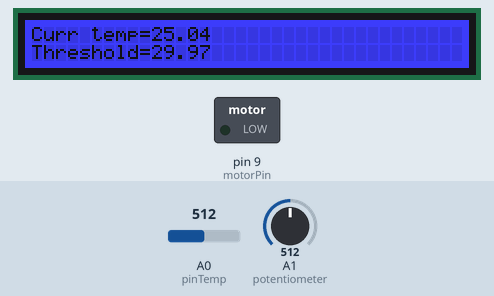
Simulated run of this sketch. Board: Arduino Uno, built with avr-gcc and run on an emulated ATmega328P. Shown: 36×2 character LCD, switched loads named in the sketch (green lamp = pin HIGH). Inputs (shaded band) come from the test bench; at power-on: A0 (pinTemp) = 512, A1 (potentiometer) = 512.

Above: at 1.2 s.
1.3 s: A0 (pinTemp) set to 716
At 3.3 s:
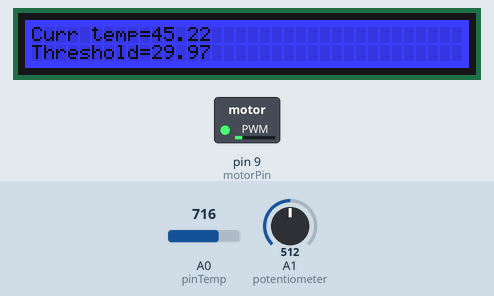
3.6 s: A1 (potentiometer) set to 716
At 4.6 s:
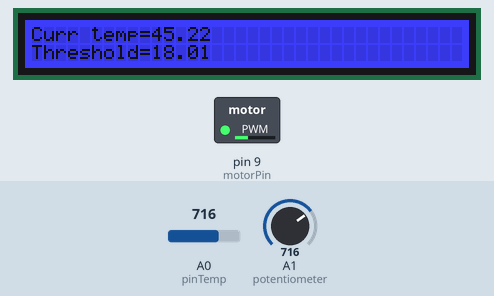
5.7 s: A0 (pinTemp) set to 900
At 7.2 s:
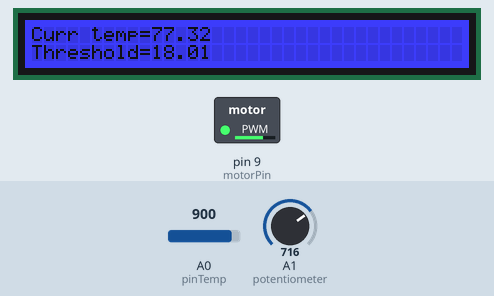
7.7 s: A1 (potentiometer) set to 900
At 9.5 s:
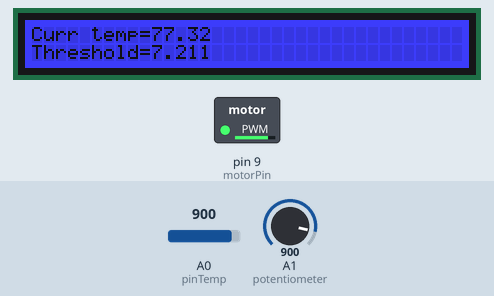
9.8 s: A0 (pinTemp) set to 1015
At 11.1 s:
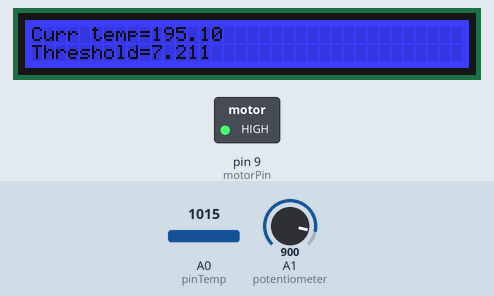
11.8 s: A0 (pinTemp) set to 1023
At 13.6 s:
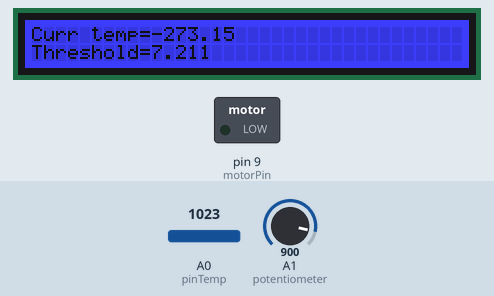
Timing chart, 0 to 14.9 s (numbered marks = the images above; inputs shaded):
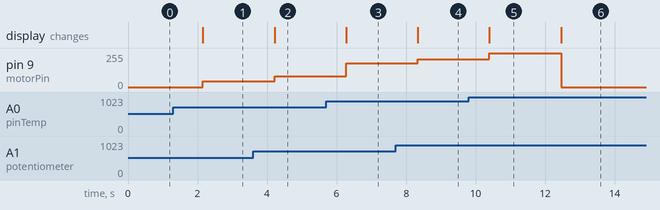

The sketch:

Grove_Temperature_Sensor_LCD.ino
```cpp
#include "rgb_lcd.h"

// define and instantiate lcd object
rgb_lcd lcd;

// define lcd background color
const int colorR = 0;
const int colorG = 0;
const int colorB = 255;

// temp sensor
const int pinTemp = A0;      // pin of temperature sensor
float temperature;
int B=3975;                  // B value of the thermistor
float resistance;

// fan
int motorPin = 9; // pin of the base of motor transistor

// threshold
const int potentiometer = A1; // rotary angle sensor connect to A1
float threshold;

void setup()
{
    // set up the LCD's number of columns and rows:
    lcd.begin(36, 2);
    lcd.setRGB(colorR, colorG, colorB);

    // threshold control
    pinMode(potentiometer, INPUT);
}

void loop()
{
    int tmp_val = analogRead(pinTemp);                           // get temp analog value from temp sensor
    resistance=(float)(1023-tmp_val)*10000/tmp_val;              // get resistance
    temperature=1/(log(resistance/10000)/B+1/298.15)-273.15;     // calc current temperature

    // calculate threshold
    int thr_val = analogRead(potentiometer);                   // get threshold analog value from potentiometer
    threshold=(float)(1023-thr_val)*60/1023;                   // calc threshold temperature

    // col 0, row 0
    lcd.setCursor(0, 0);
    lcd.print("Curr temp=");
    lcd.print(temperature);

    // col 0, row 1
    lcd.setCursor(0, 1);
    lcd.print("Threshold=");
    lcd.print(threshold);


    // turn on the base of motor transitor
    if (temperature > threshold) {
      analogWrite(motorPin, 3*(temperature-threshold));
    } else {
      analogWrite(motorPin, 0);
    }

    delay(1000);          // loop delay 1s
}
```

Measured:
- the behaviour switches between 1022 and 1023 on A0 (pinTemp) (found by bisection; images 5 and 6)
- after the input at 1.3 s, pin 9 (motorPin): 0/255 → 45/255 after 0.85 s; the display: changes after 0.85 s (image 1)
- after the input at 3.6 s, pin 9 (motorPin): 45/255 → 81/255 after 0.62 s; the display: changes after 0.62 s (image 2)
- after the input at 5.7 s, pin 9 (motorPin): 81/255 → 177/255 after 0.58 s; the display: changes after 0.58 s (image 3)
- after the input at 7.7 s, pin 9 (motorPin): 177/255 → 210/255 after 0.64 s; the display: changes after 0.64 s (image 4)
- after the input at 9.8 s, pin 9 (motorPin): 210/255 → 255/255 after 0.60 s; the display: changes after 0.60 s (image 5)
- after the input at 11.8 s, pin 9 (motorPin): 255/255 → 0/255 after 0.66 s; the display: changes after 0.66 s (image 6)
